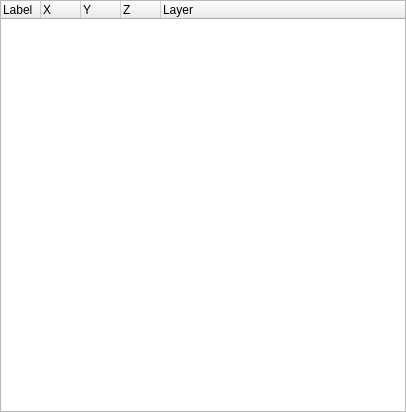
<?xml version="1.0" encoding="UTF-8"?>
<ui version="4.0">
 <class>PointMarkerList</class>
 <widget class="QWidget" name="PointMarkerList">
  <property name="geometry">
   <rect>
    <x>0</x>
    <y>0</y>
    <width>406</width>
    <height>412</height>
   </rect>
  </property>
  <layout class="QVBoxLayout" name="verticalLayout">
   <property name="spacing">
    <number>0</number>
   </property>
   <property name="leftMargin">
    <number>0</number>
   </property>
   <property name="topMargin">
    <number>0</number>
   </property>
   <property name="rightMargin">
    <number>0</number>
   </property>
   <property name="bottomMargin">
    <number>0</number>
   </property>
   <item>
    <widget class="QTreeWidget" name="PointMarkerTree">
     <attribute name="headerDefaultSectionSize">
      <number>40</number>
     </attribute>
     <attribute name="headerHighlightSections">
      <bool>false</bool>
     </attribute>
     <column>
      <property name="text">
       <string>Label</string>
      </property>
     </column>
     <column>
      <property name="text">
       <string notr="true">X</string>
      </property>
     </column>
     <column>
      <property name="text">
       <string notr="true">Y</string>
      </property>
     </column>
     <column>
      <property name="text">
       <string notr="true">Z</string>
      </property>
     </column>
     <column>
      <property name="text">
       <string>Layer</string>
      </property>
     </column>
    </widget>
   </item>
  </layout>
 </widget>
 <resources/>
 <connections/>
</ui>
